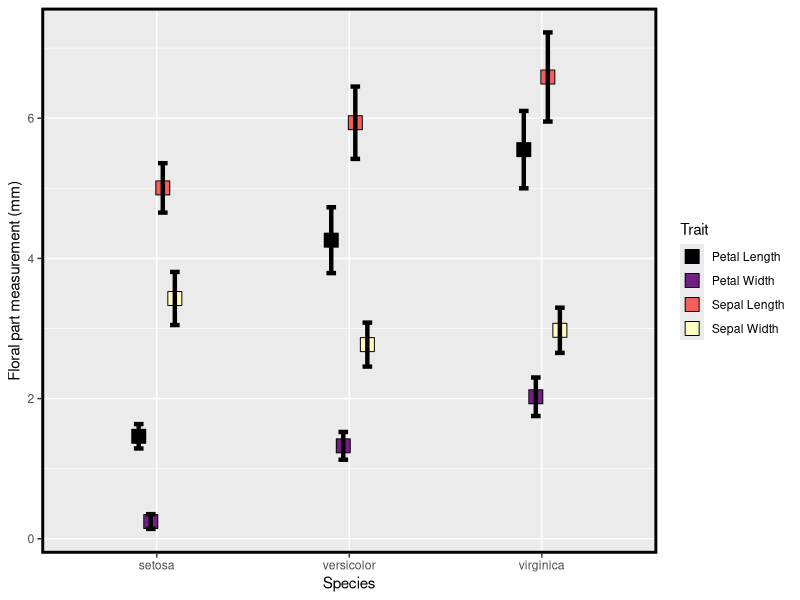
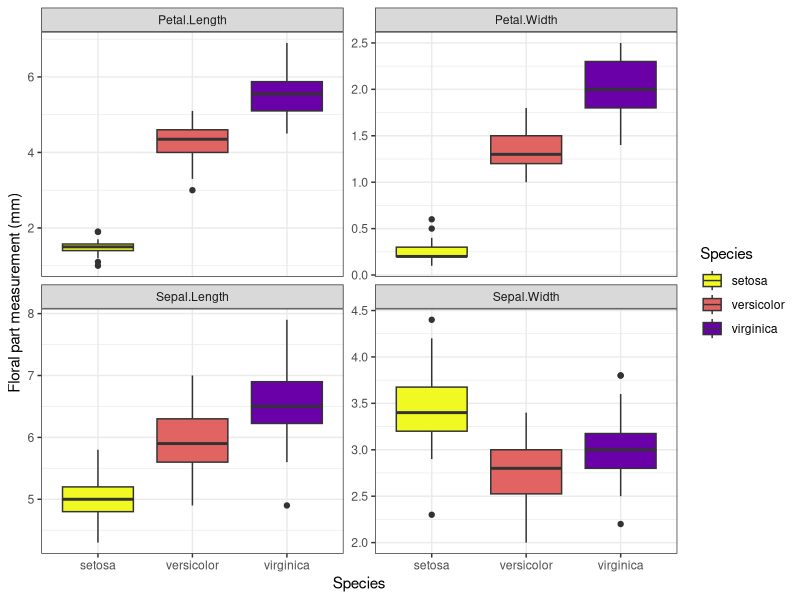

These charts were generated, in order, by the following R code:
# LOAD AND VIEW Anderson'S IRIS DATA USING BASE R #################
data(iris) # load data (already exists in base R)
head(iris) # print first 6 lines of dataset
tail(iris) # print last 6 lines of dataset

str(iris) # print 'structure' of dataset giving you info about each column
 

# Making and modifying variables ###################################################

### make a new column that is a unique number
iris$Plant <- 1:length(iris$Species)

### make a new column that is total petal and sepal length
iris$PetSep.Length <- iris$Petal.Length+iris$Sepal.Length

### make a new column that log-transforms PetSep.Length
iris$lnPS.Len <- log(iris$PetSep.Length)

### make a new column for 'genus'. The only values you want is "Iris"
iris$Genus <- 'Iris'

### combine two columns
?paste
iris$GenSpp <- paste(iris$Genus, iris$Species, sep="_")

### change Species=='versicolor' to 'versi' in the GenSpp column
# sub() can be used for replacement but will only do 1 replacement
# gsub() can also be used for replacement but will all matching instances
?gsub

iris$GenSpp <- gsub('versicolor', 'versi', iris$GenSpp )  ## looks for 'versicolor' and replaces it with 'versi' in the column iris$Species
                                                           ## use caution when overwriting a column!! 
                                                           ## (it will remain unchanged in your original file though)

### use gsub() to add genus name to species column (alternative to making new column and then pasting together)
iris$GenSpp1 <- gsub('.*^', 'Iris_', iris$Species)

# LOAD AND VIEW Anderson'S IRIS DATA USING TIDYVERSE #################
library(tidyverse)      # load package tidyverse (install if needed)
library(viridis)
library(skimr)        # new package, install if needed

data(iris)               # reload iris to clear changes from above
iris1 <- as_tibble(iris) # load iris and convert to tibble

str(iris1)         ## same as str() above
glimpse(iris1)     ## similar to str(), just glimpses data

skim(iris1)        ## skim from skimr package

# Tidyverse - making and modifying variables ###################################################

## the ' %>% ' function (from tidyverse, dplyr package) is called a "pipe". It allows you to chain together commands.
## You can read the pipe as "and then do".
## There is also a pipe in base R that works similarily ' |> ' 

## mutate() will allow you create and modify variables
iris1 <- iris1 %>% mutate(Plant=1:length(Species), 
                          PetSep.Length=Petal.Length+Sepal.Length, 
                          lnPS.Len=log(PetSep.Length), 
                          Genus='Iris', 
                          GenSpp=gsub('.*^', 'Iris_', Species)) 
        ## note that I am overwriting iris1. Do this with caution.
head(iris1)
skim(iris1)

### summarize() calculates means, sd, min, max, etc. on a dataset
### summarize() is same as summarise() 

iris1 %>% summarize(mean(Petal.Length))  ## mean of Petal.Length in dplyr

mean(iris1$Petal.Length) ## mean of Petal.Length in base R

### summarize lnPS.Len by Species
means_PetLen1 <- iris1 %>% group_by(Species) %>% summarize(Petal.Length=mean(Petal.Length)) ## tidy code

means_PetLen2 <- aggregate(Petal.Length~Species, FUN="mean", data=iris1) ## base R


### summarize multiple variables by species use summarize_all()
means1 <- iris1 %>% select(Sepal.Length, Sepal.Width, Petal.Length, Petal.Width, lnPS.Len, Species) %>%  
  group_by(Species) %>% 
  summarize_all(list(mean=mean,sd=sd,n=length))
means1

# Reshape data for better usability #############################################

### reshape data from wide to long
iris_long <- iris1 %>% group_by(Species) %>% 
  pivot_longer(cols=c(Sepal.Length, Sepal.Width, Petal.Length, Petal.Width, lnPS.Len), names_to = 'Trait', values_to = 'value')
head(iris_long)

### calculate mean, sd, and n for each Species X trait combo and then calculate SE
means2 <- iris_long %>% group_by(Species,Trait) %>% 
  summarize(mean=mean(value), sd=sd(value), n=length(value)) %>% 
  mutate(se=sd/sqrt(n)) %>% 
  filter(Trait!='lnPS.Len')
head(means2)

### note that lines 87-88 and 91-92 could all be done in one long piped command
means2a <- iris1 %>% group_by(Species) %>% 
  pivot_longer(cols=c(Sepal.Length, Sepal.Width, Petal.Length, Petal.Width, lnPS.Len), names_to = 'Trait', values_to = 'value') %>% 
  group_by(Species,Trait) %>% 
  summarize(mean=mean(value), sd=sd(value), n=length(value)) %>% 
  mutate(se=sd/sqrt(n)) %>% 
  filter(Trait!='lnPS.Len')
means2a

# Make plot #### 
### below are two plots to start with. The first one is perhaps less effective than the second.

ggplot(data=means2, aes(x=Species, y=mean, fill=Trait)) + 
  geom_point(size=5, position=position_dodge(width=0.25), pch=22) + labs(y="Floral part measurement (mm)") +
  geom_errorbar(aes(ymin=(mean-sd), ymax=(mean+sd)), width=.2, position=position_dodge(width=0.25), lwd=1.5) +
  scale_fill_viridis(discrete = T, labels=c("Petal Length","Petal Width", "Sepal Length", "Sepal Width"), option="magma") +
  theme(panel.border=element_rect(color="black",linewidth=2, fill=NA))+xlab("Species")

ggplot(data=iris_long %>% filter(Trait!='lnPS.Len'), aes(x=Species, y=value, fill=Species)) + 
  geom_boxplot() + 
  facet_wrap(~Trait, scales = 'free_y')+
  labs(y="Floral part measurement (mm)") +
  scale_fill_viridis(discrete = T, option = "plasma", direction = -1, begin=.2) +
  theme_bw()

